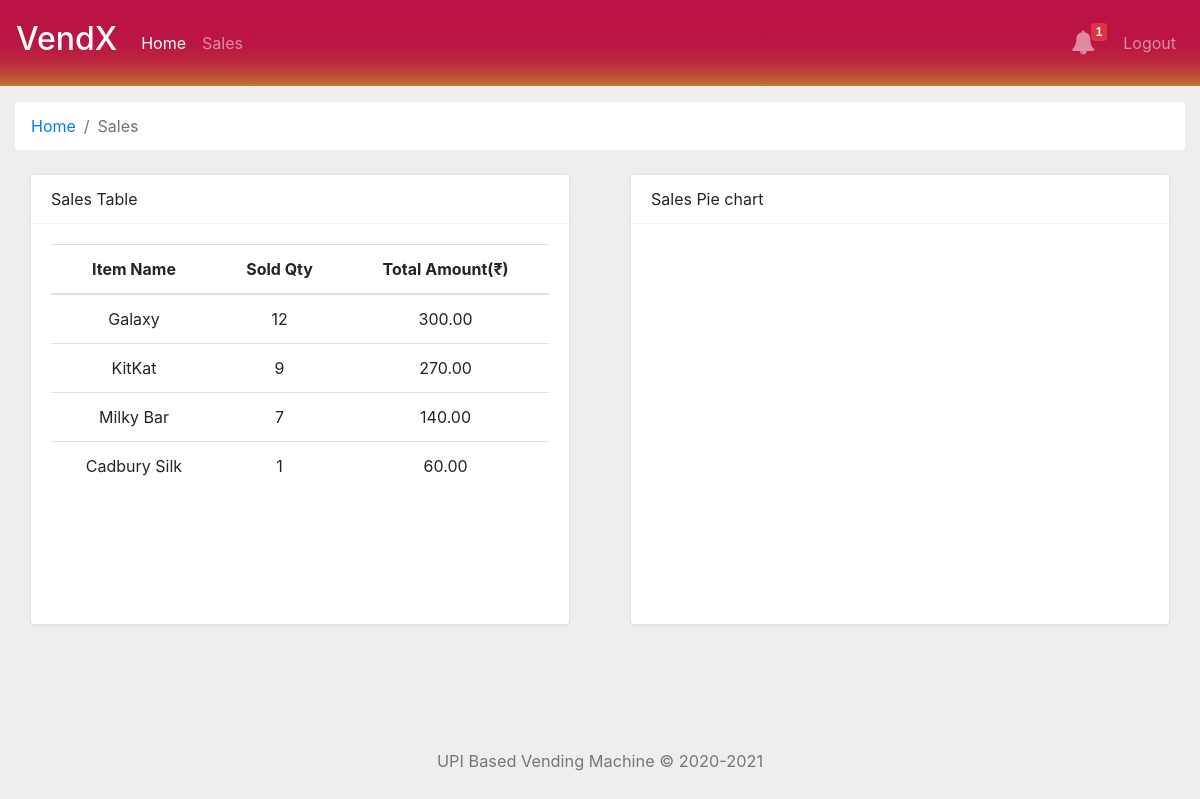
Page /sales/ on the committed database.
### vmmanager/models.py (models this page shows, shortened)
class VmItem(models.Model):
    item_name = models.CharField(verbose_name='Name', max_length=255)
    item_price = models.DecimalField(max_digits=6, decimal_places=2)
    item_inv = models.IntegerField(blank=True, null=True)
    item_img = models.ImageField(verbose_name='Image', upload_to='Itemimages/', blank=True, null=True)
    class Meta:
        verbose_name_plural = 'Item'
        verbose_name = "Item"

### vmmanager/views.py (the view)
# urls.py: path('sales/', views.sales, name='sales'),
def sales(request):
    invcount = VmItem.objects.filter(item_inv=0).count()
    vitems = VmItem.objects.all()
    item1sc = Transaction.objects.filter(item_id=1).count()
    item2sc = Transaction.objects.filter(item_id=2).count()
    item3sc = Transaction.objects.filter(item_id=3).count()
    item4sc = Transaction.objects.filter(item_id=4).count()
    item1ta = 0
    item2ta = 0
    item3ta = 0
    item4ta = 0
    for vitem in vitems:
        if vitem.id == 1:
            item1ta = item1sc * vitem.item_price
        elif vitem.id == 2:
            item2ta = item2sc * vitem.item_price
        elif vitem.id == 3:
            item3ta = item3sc * vitem.item_price
        elif vitem.id == 4:
            item4ta = item4sc * vitem.item_price
    context = {'vitems': vitems,
               'item1sc': item1sc,
               'item2sc': item2sc,
               'item3sc': item3sc,
               'item4sc': item4sc,
               'item1ta': item1ta,
               'item2ta': item2ta,
               'item3ta': item3ta,
               'item4ta': item4ta,
               'invcount': invcount
               }
    return render(request, 'sales.html', context)

### templates/sales.html (shortened to what this page needs)
{% extends "base.html" %}
{%block maincontent%}
<div class="container-fluid">
    <nav aria-label="breadcrumb" class="main-breadcrumb my-3">
        <ol class="breadcrumb b-bg-c">
            <li class="breadcrumb-item"><a href="{%url 'index' %}" style="text-decoration: none;">Home</a></li>
            <li class="breadcrumb-item active" aria-current="page">Sales</li>
        </ol>
    </nav>
    <div class="row my-4">
        <div class="col">
            <div class="page-content page-container" id="page-content">
                <div class="row">
                    <div class="container-fluid d-flex justify-content-center">
                        <div class="col-md-12 col-md-6">
                            <div class="card">
                                <div class="card-header">Sales Table</div>
                                <div class="card-body" style="height: 400px">
                                    <table class="table table-hover " style="text-align: center;">
                                        <thead>
                                            <tr>
                                                <th>Item Name</th>
                                                <th>Sold Qty</th>
                                                <th>Total Amount(₹)</th>
                                            </tr>
                                        </thead>
                                        <tbody>
                                            {%for vitem in vitems%}
                                            <tr>
                                                <td>{{vitem.item_name}}</td>
                                                {% if vitem.id == 1 %}
                                                <td>{{item1sc}}</td>
                                                <td>{{item1ta}}</td>
                                                {% elif vitem.id == 2 %}
                                                <td>{{item2sc}}</td>
                                                <td>{{item2ta}}</td>
                                                {% elif vitem.id == 3 %}
                                                <td>{{item3sc}}</td>
                                                <td>{{item3ta}}</td>
                                                {% elif vitem.id == 4 %}
                                                <td>{{item4sc}}</td>
                                                <td>{{item4ta}}</td>
                                                {%endif%}
                                            </tr>
                                            {%endfor%}
                                        </tbody>
                                    </table>
                                </div>
                            </div>
                        </div>
                    </div>
                </div>
            </div>
        </div>
        <div class="col">
                <div class="row">
                    <div class="container d-flex justify-content-center">
                        <div class="col-md-12 col-md-6">
                            <div class="card">
                                <div class="card-header">Sales Pie chart</div>
                                <div class="card-body" style="height: 400px">
                                    <div id="chartContainer" style="height: 370px; width: 100%;"></div>
                                </div>
                            </div>
                        </div>
                    </div>
                </div>
            </div>
        </div>
    </div>
{%endblock%}

### templates/base.html (style rules this page uses)
.b-bg-c { background-color: white; }

### templates/sales.html (style rules this page uses)
body { background: #eee; }
.card { background: #fff; border-width: 0; border-radius: .25rem; box-shadow: 0 1px 3px rgba(0, 0, 0, .05); margin-bottom: 1.5rem }
.card { position: relative; display: flex; flex-direction: column; min-width: 0; word-wrap: break-word; background-color: #fff; background-clip: border-box; border: 1px solid rgba(19, 24, 44, .125); border-radius: .25rem }
.card-header { padding: .75rem 1.25rem; margin-bottom: 0; background-color: rgba(19, 24, 44, .03); border-bottom: 1px solid rgba(19, 24, 44, .125) }
.card-header:first-child { border-radius: calc(.25rem - 1px) calc(.25rem - 1px) 0 0 }
card-footer, .card-header { background-color: transparent; border-color: rgba(160, 175, 185, .15); background-clip: padding-box }

### rows in the picture
VmItem: item_name "Galaxy", item1sc "12", item1ta "300.00"
VmItem: item_name "KitKat", item2sc "9", item2ta "270.00"
VmItem: item_name "Milky Bar", item3sc "7", item3ta "140.00"
VmItem: item_name "Cadbury Silk", item4sc "1", item_price "60.00"

### other values in the picture
{{ invcount }} "1"
